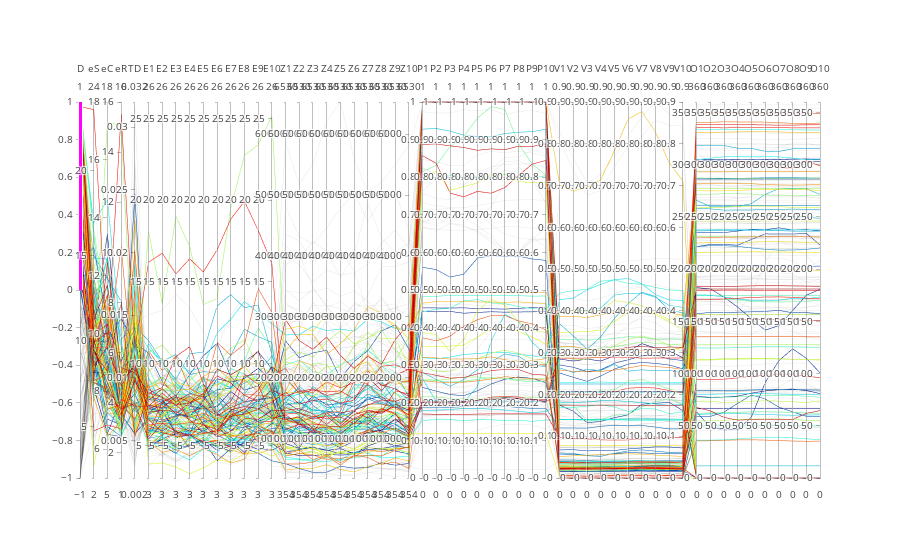

The code cell stored with this chart in its notebook:
### Markdown cell above
#### Raw Data:

### Code cell
# Parallel coordinates plot for all of the unscaled data:
data = [
    go.Parcoords(
        line = dict(color = all_data_grouped['ID'],
                   colorscale = 'Jet',
                   showscale = False,
                   reversescale = False,
                   cmin = 0,
                   cmax = 200),
        hoverinfo = all_data_grouped['ID'],
        dimensions = list([
            # Other:
            dict(range = [-1,1],
                 constraintrange = [0,1],
                 label = 'D', values = all_data_grouped['direction']),
            dict(range = [2,24],
                 label = 'eS', values = all_data_grouped['eStart']),
            dict(range = [5,18],
                 label = 'eC', values = all_data_grouped['eCenter']),
            dict(range = [1,16],
                 label = 'eR', values = all_data_grouped['eRadius']),
            dict(range = [0.002,0.032],
                 label = 'TD', values = all_data_grouped['timediff']),
            
            # Error:
            dict(range = [3,26],
                 label = 'E1', values = all_data_grouped['error1']),
            dict(range = [3,26],
                 label = 'E2', values = all_data_grouped['error2']),
            dict(range = [3,26],
                 label = 'E3', values = all_data_grouped['error3']),
            dict(range = [3,26],
                 label = 'E4', values = all_data_grouped['error4']),
            dict(range = [3,26],
                 label = 'E5', values = all_data_grouped['error5']),
            dict(range = [3,26],
                 label = 'E6', values = all_data_grouped['error6']),
            dict(range = [3,26],
                 label = 'E7', values = all_data_grouped['error7']),
            dict(range = [3,26],
                 label = 'E8', values = all_data_grouped['error8']),
            dict(range = [3,26],
                 label = 'E9', values = all_data_grouped['error9']),
            dict(range = [3,26],
                 label = 'E10', values = all_data_grouped['error10']),
            
            # Speed Z:
            dict(range = [354,6530],
                 label = 'Z1', values = all_data_grouped['spz1']),
            dict(range = [354,6530],
                 label = 'Z2', values = all_data_grouped['spz2']),
            dict(range = [354,6530],
                 label = 'Z3', values = all_data_grouped['spz3']),
            dict(range = [354,6530],
                 label = 'Z4', values = all_data_grouped['spz4']),
            dict(range = [354,6530],
                 label = 'Z5', values = all_data_grouped['spz5']),
            dict(range = [354,6530],
                 label = 'Z6', values = all_data_grouped['spz6']),
            dict(range = [354,6530],
                 label = 'Z7', values = all_data_grouped['spz7']),
            dict(range = [354,6530],
                 label = 'Z8', values = all_data_grouped['spz8']),
            dict(range = [354,6530],
                 label = 'Z9', values = all_data_grouped['spz9']),
            dict(range = [354,6530],
                 label = 'Z10', values = all_data_grouped['spz10']),
            
            # Pressure:
            dict(range = [0,1],
                 label = 'P1', values = all_data_grouped['pres1']),
            dict(range = [0,1],
                 label = 'P2', values = all_data_grouped['pres2']),
            dict(range = [0,1],
                 label = 'P3', values = all_data_grouped['pres3']),
            dict(range = [0,1],
                 label = 'P4', values = all_data_grouped['pres4']),
            dict(range = [0,1],
                 label = 'P5', values = all_data_grouped['pres5']),
            dict(range = [0,1],
                 label = 'P6', values = all_data_grouped['pres6']),
            dict(range = [0,1],
                 label = 'P7', values = all_data_grouped['pres7']),
            dict(range = [0,1],
                 label = 'P8', values = all_data_grouped['pres8']),
            dict(range = [0,1],
                 label = 'P9', values = all_data_grouped['pres9']),
            dict(range = [0,1],
                 label = 'P10', values = all_data_grouped['pres10']),
            
            # Events:
            dict(range = [0,0.9],
                 label = 'V1', values = all_data_grouped['events1']),
            dict(range = [0,0.9],
                 label = 'V2', values = all_data_grouped['events2']),
            dict(range = [0,0.9],
                 label = 'V3', values = all_data_grouped['events3']),
            dict(range = [0,0.9],
                 label = 'V4', values = all_data_grouped['events4']),
            dict(range = [0,0.9],
                 label = 'V5', values = all_data_grouped['events5']),
            dict(range = [0,0.9],
                 label = 'V6', values = all_data_grouped['events6']),
            dict(range = [0,0.9],
                 label = 'V7', values = all_data_grouped['events7']),
            dict(range = [0,0.9],
                 label = 'V8', values = all_data_grouped['events8']),
            dict(range = [0,0.9],
                 label = 'V9', values = all_data_grouped['events9']),
            dict(range = [0,0.9],
                 label = 'V10', values = all_data_grouped['events10']),
            
            # Orients:
            dict(range = [0,360],
                 label = 'O1', values = all_data_grouped['orient1']),
            dict(range = [0,360],
                 label = 'O2', values = all_data_grouped['orient2']),
            dict(range = [0,360],
                 label = 'O3', values = all_data_grouped['orient3']),
            dict(range = [0,360],
                 label = 'O4', values = all_data_grouped['orient4']),
            dict(range = [0,360],
                 label = 'O5', values = all_data_grouped['orient5']),
            dict(range = [0,360],
                 label = 'O6', values = all_data_grouped['orient6']),
            dict(range = [0,360],
                 label = 'O7', values = all_data_grouped['orient7']),
            dict(range = [0,360],
                 label = 'O8', values = all_data_grouped['orient8']),
            dict(range = [0,360],
                 label = 'O9', values = all_data_grouped['orient9']),
            dict(range = [0,360],
                 label = 'O10', values = all_data_grouped['orient10']),          
        ])
    )
]

py.iplot(data, filename = 'parcoords_all_raw')

### Figure 1 — Plotly figure (JSON) as saved in the notebook; plotly's stock layout.template omitted (floating-point values rounded to 4 significant figures; data arrays with more than 128 entries replaced by an {"elided": "..."} marker saying what was removed)
{"data": [{"dimensions": [{"constraintrange": [0, 1], "label": "D", "range": [-1, 1], "values": {"elided": "192 float values"}}, {"label": "eS", "range": [2, 24], "values": {"elided": "192 float values"}}, {"label": "eC", "range": [5, 18], "values": {"elided": "192 float values"}}, {"label": "eR", "range": [1, 16], "values": {"elided": "192 float values"}}, {"label": "TD", "range": [0.002, 0.032], "values": {"elided": "192 float values"}}, {"label": "E1", "range": [3, 26], "values": {"elided": "192 float values"}}, {"label": "E2", "range": [3, 26], "values": {"elided": "192 float values"}}, {"label": "E3", "range": [3, 26], "values": {"elided": "192 float values"}}, {"label": "E4", "range": [3, 26], "values": {"elided": "192 float values"}}, {"label": "E5", "range": [3, 26], "values": {"elided": "192 float values"}}, {"label": "E6", "range": [3, 26], "values": {"elided": "192 float values"}}, {"label": "E7", "range": [3, 26], "values": {"elided": "192 float values"}}, {"label": "E8", "range": [3, 26], "values": {"elided": "192 float values"}}, {"label": "E9", "range": [3, 26], "values": {"elided": "192 float values"}}, {"label": "E10", "range": [3, 26], "values": {"elided": "192 float values"}}, {"label": "Z1", "range": [354, 6530], "values": {"elided": "192 float values"}}, {"label": "Z2", "range": [354, 6530], "values": {"elided": "192 float values"}}, {"label": "Z3", "range": [354, 6530], "values": {"elided": "192 float values"}}, {"label": "Z4", "range": [354, 6530], "values": {"elided": "192 float values"}}, {"label": "Z5", "range": [354, 6530], "values": {"elided": "192 float values"}}, {"label": "Z6", "range": [354, 6530], "values": {"elided": "192 float values"}}, {"label": "Z7", "range": [354, 6530], "values": {"elided": "192 float values"}}, {"label": "Z8", "range": [354, 6530], "values": {"elided": "192 float values"}}, {"label": "Z9", "range": [354, 6530], "values": {"elided": "192 float values"}}, {"label": "Z10", "range": [354, 6530], "values": {"elided": "192 float values"}}, {"label": "P1", "range": [0, 1], "values": {"elided": "192 float values"}}, {"label": "P2", "range": [0, 1], "values": {"elided": "192 float values"}}, {"label": "P3", "range": [0, 1], "values": {"elided": "192 float values"}}, {"label": "P4", "range": [0, 1], "values": {"elided": "192 float values"}}, {"label": "P5", "range": [0, 1], "values": {"elided": "192 float values"}}, {"label": "P6", "range": [0, 1], "values": {"elided": "192 float values"}}, {"label": "P7", "range": [0, 1], "values": {"elided": "192 float values"}}, {"label": "P8", "range": [0, 1], "values": {"elided": "192 float values"}}, {"label": "P9", "range": [0, 1], "values": {"elided": "192 float values"}}, {"label": "P10", "range": [0, 1], "values": {"elided": "192 float values"}}, {"label": "V1", "range": [0, 0.9], "values": {"elided": "192 float values"}}, {"label": "V2", "range": [0, 0.9], "values": {"elided": "192 float values"}}, {"label": "V3", "range": [0, 0.9], "values": {"elided": "192 float values"}}, {"label": "V4", "range": [0, 0.9], "values": {"elided": "192 float values"}}, {"label": "V5", "range": [0, 0.9], "values": {"elided": "192 float values"}}, {"label": "V6", "range": [0, 0.9], "values": {"elided": "192 float values"}}, {"label": "V7", "range": [0, 0.9], "values": {"elided": "192 float values"}}, {"label": "V8", "range": [0, 0.9], "values": {"elided": "192 float values"}}, {"label": "V9", "range": [0, 0.9], "values": {"elided": "192 float values"}}, {"label": "V10", "range": [0, 0.9], "values": {"elided": "192 float values"}}, {"label": "O1", "range": [0, 360], "values": {"elided": "192 float values"}}, {"label": "O2", "range": [0, 360], "values": {"elided": "192 float values"}}, {"label": "O3", "range": [0, 360], "values": {"elided": "192 float values"}}, {"label": "O4", "range": [0, 360], "values": {"elided": "192 float values"}}, {"label": "O5", "range": [0, 360], "values": {"elided": "192 float values"}}, {"label": "O6", "range": [0, 360], "values": {"elided": "192 float values"}}, {"label": "O7", "range": [0, 360], "values": {"elided": "192 float values"}}, {"label": "O8", "range": [0, 360], "values": {"elided": "192 float values"}}, {"label": "O9", "range": [0, 360], "values": {"elided": "192 float values"}}, {"label": "O10", "range": [0, 360], "values": {"elided": "192 float values"}}], "hoverinfo": {"elided": "192 int values"}, "line": {"cmax": 200, "cmin": 0, "color": {"elided": "192 int values"}, "colorscale": "Jet", "reversescale": false, "showscale": false}, "type": "parcoords"}], "layout": {}}
